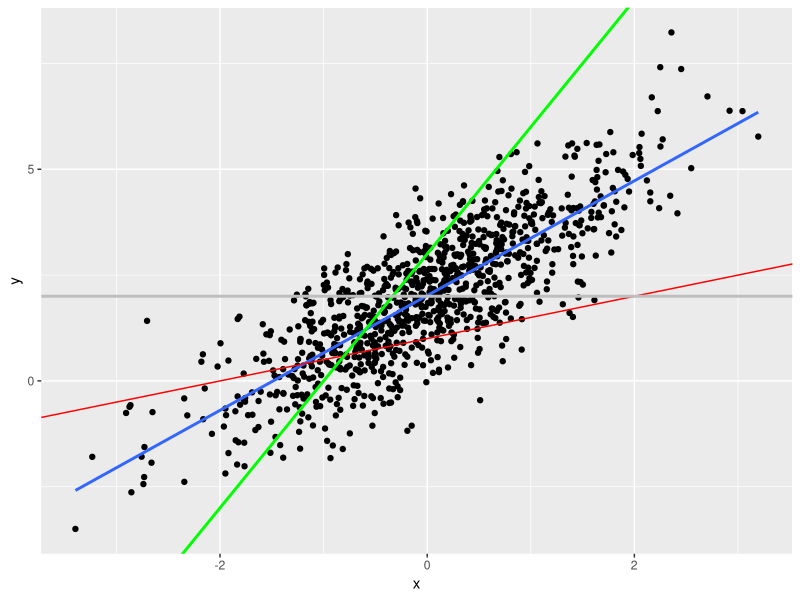

The R script that drew this image:
## ---- chunk 1
library(ggplot2)
library(knitr)
library(tidyverse)
## ---- chunk 2
set.seed(234)
n <- 1000
x <- rnorm(n)
u <- rnorm(n)
y <- x^2 + u

m1 <- mean(y)

m2 <- median(y)
erro1 <- y - m1
erro2 <- y - m2

print(sum(erro1^2))
print(sum(erro2^2))
## ---- chunk 3
set.seed(1234)
n <- 1000
x <- rnorm(n)
u <- rnorm(n)
y <- 2 + 1.3*x + u

df <- data.frame(y=y, x=x)
df %>%
  ggplot(aes(x, y)) + geom_point() + geom_smooth(se=F, method="lm") +
  geom_abline(slope= .5, intercept = 1, colour="red") +
  geom_abline(slope= 3, intercept = 3, colour="green", size=1) +
  geom_abline(slope= 0, intercept = 2, colour="grey", size=1)
## ---- chunk 4
df %>%
  summarise(cov_yx = cov(y,x),
            var_x = var(x),
            beta = cov_yx/var_x,
            alpha = mean(y) - beta*mean(x)) %>%
  kable(digits=3)
## ---- chunk 5
lm(y ~x, df)
